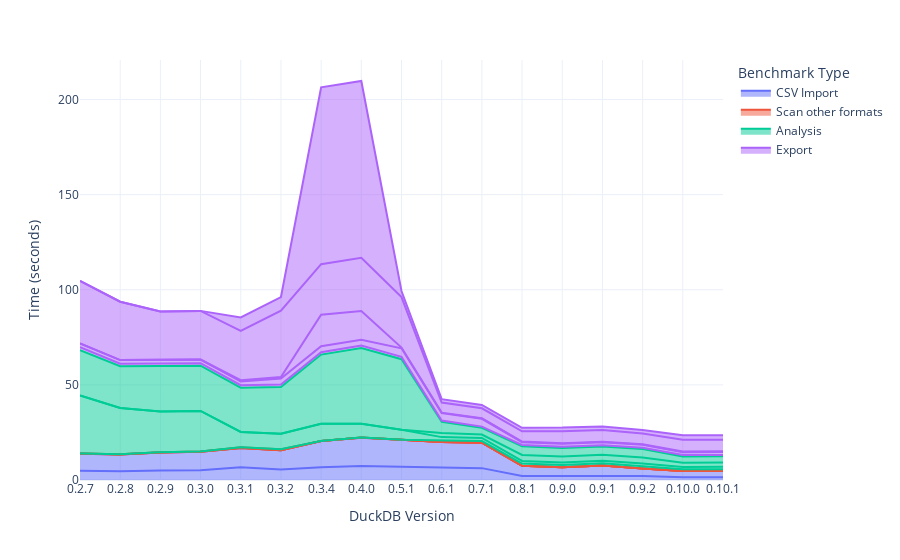

The notebook cell this image was saved under:
### Code cell
fig = px.area(
    results,
    x="DuckDB Version",
    y="Time (seconds)",
    color="Benchmark Type",
    line_group="benchmark",
    category_orders={"Benchmark Type":["CSV Import","Scan other formats","Analysis","Export"]},
    template='plotly_white'
)
print(plotly.io.to_json(fig, pretty=True))
fig.show()

### Figure 1 — Plotly figure (JSON) as saved in the notebook; plotly's stock layout.template omitted (floating-point values rounded to 4 significant figures)
{"data": [{"fillpattern": {"shape": ""}, "hovertemplate": "Benchmark Type=CSV Import<br>benchmark=002 Create table from csv<br>DuckDB Version=%{x}<br>Time (seconds)=%{y}<extra></extra>", "legendgroup": "CSV Import", "line": {"color": "#636efa"}, "marker": {"symbol": "circle"}, "mode": "lines", "name": "CSV Import", "orientation": "v", "showlegend": true, "stackgroup": "1", "type": "scatter", "x": ["0.2.7", "0.2.8", "0.2.9", "0.3.0", "0.3.1", "0.3.2", "0.3.4", "0.4.0", "0.5.1", "0.6.1", "0.7.1", "0.8.1", "0.9.0", "0.9.1", "0.9.2", "0.10.0", "0.10.1"], "xaxis": "x", "y": [4.846, 4.631, 5.04, 5.143, 6.731, 5.485, 6.671, 7.315, 6.929, 6.485, 6.231, 2.12, 2.039, 2.084, 2.04, 1.413, 1.449], "yaxis": "y"}, {"fillpattern": {"shape": ""}, "hovertemplate": "Benchmark Type=CSV Import<br>benchmark=011 Create tables from csvs joins<br>DuckDB Version=%{x}<br>Time (seconds)=%{y}<extra></extra>", "legendgroup": "CSV Import", "line": {"color": "#636efa"}, "marker": {"symbol": "circle"}, "mode": "lines", "name": "CSV Import", "orientation": "v", "showlegend": false, "stackgroup": "1", "type": "scatter", "x": ["0.2.7", "0.2.8", "0.2.9", "0.3.0", "0.3.1", "0.3.2", "0.3.4", "0.4.0", "0.5.1", "0.6.1", "0.7.1", "0.8.1", "0.9.0", "0.9.1", "0.9.2", "0.10.0", "0.10.1"], "xaxis": "x", "y": [9.0, 8.789, 9.445, 9.685, 10.14, 10.17, 13.8, 14.95, 14.21, 13.49, 13.4, 5.317, 4.645, 5.533, 4.029, 3.262, 3.328], "yaxis": "y"}, {"fillpattern": {"shape": ""}, "hovertemplate": "Benchmark Type=Scan other formats<br>benchmark=001 Query pandas<br>DuckDB Version=%{x}<br>Time (seconds)=%{y}<extra></extra>", "legendgroup": "Scan other formats", "line": {"color": "#EF553B"}, "marker": {"symbol": "circle"}, "mode": "lines", "name": "Scan other formats", "orientation": "v", "showlegend": true, "stackgroup": "1", "type": "scatter", "x": ["0.2.7", "0.2.8", "0.2.9", "0.3.0", "0.3.1", "0.3.2", "0.3.4", "0.4.0", "0.5.1", "0.6.1", "0.7.1", "0.8.1", "0.9.0", "0.9.1", "0.9.2", "0.10.0", "0.10.1"], "xaxis": "x", "y": [0.005581, 0.003656, 0.005581, 0.003121, 0.002151, 0.002634, 0.003044, 0.003136, 0.003431, 0.001854, 0.002033, 0.002082, 0.002238, 0.002457, 0.001712, 0.001772, 0.001921], "yaxis": "y"}, {"fillpattern": {"shape": ""}, "hovertemplate": "Benchmark Type=Scan other formats<br>benchmark=006 Scan and aggregate over Pandas df<br>DuckDB Version=%{x}<br>Time (seconds)=%{y}<extra></extra>", "legendgroup": "Scan other formats", "line": {"color": "#EF553B"}, "marker": {"symbol": "circle"}, "mode": "lines", "name": "Scan other formats", "orientation": "v", "showlegend": false, "stackgroup": "1", "type": "scatter", "x": ["0.2.7", "0.2.8", "0.2.9", "0.3.0", "0.3.1", "0.3.2", "0.3.4", "0.4.0", "0.5.1", "0.6.1", "0.7.1", "0.8.1", "0.9.0", "0.9.1", "0.9.2", "0.10.0", "0.10.1"], "xaxis": "x", "y": [0.01223, 0.011, 0.01105, 0.01111, 0.004504, 0.004124, 0.003638, 0.003761, 0.008367, 0.004099, 0.00459, 0.004539, 0.004553, 0.004622, 0.005076, 0.005719, 0.005071], "yaxis": "y"}, {"fillpattern": {"shape": ""}, "hovertemplate": "Benchmark Type=Scan other formats<br>benchmark=008 Scan and aggregate over Parquet file<br>DuckDB Version=%{x}<br>Time (seconds)=%{y}<extra></extra>", "legendgroup": "Scan other formats", "line": {"color": "#EF553B"}, "marker": {"symbol": "circle"}, "mode": "lines", "name": "Scan other formats", "orientation": "v", "showlegend": false, "stackgroup": "1", "type": "scatter", "x": ["0.2.7", "0.2.8", "0.2.9", "0.3.0", "0.3.1", "0.3.2", "0.3.4", "0.4.0", "0.5.1", "0.6.1", "0.7.1", "0.8.1", "0.9.0", "0.9.1", "0.9.2", "0.10.0", "0.10.1"], "xaxis": "x", "y": [0.1027, 0.1004, 0.09167, 0.09103, 0.014, 0.01171, 0.01148, 0.01076, 0.01182, 0.01122, 0.01148, 0.01112, 0.01053, 0.01074, 0.01078, 0.0108, 0.01092], "yaxis": "y"}, {"fillpattern": {"shape": ""}, "hovertemplate": "Benchmark Type=Scan other formats<br>benchmark=010 Scan and aggregate over Arrow df<br>DuckDB Version=%{x}<br>Time (seconds)=%{y}<extra></extra>", "legendgroup": "Scan other formats", "line": {"color": "#EF553B"}, "marker": {"symbol": "circle"}, "mode": "lines", "name": "Scan other formats", "orientation": "v", "showlegend": false, "stackgroup": "1", "type": "scatter", "x": ["0.3.1", "0.3.2", "0.3.4", "0.4.0", "0.5.1", "0.6.1", "0.7.1", "0.8.1", "0.9.0", "0.9.1", "0.9.2", "0.10.0", "0.10.1"], "xaxis": "x", "y": [0.3218, 0.52, 0.003314, 0.003868, 0.003838, 0.004443, 0.004571, 0.004569, 0.003784, 0.003807, 0.003609, 0.005559, 0.003691], "yaxis": "y"}, {"fillpattern": {"shape": ""}, "hovertemplate": "Benchmark Type=Analysis<br>benchmark=003 Convert to Enums<br>DuckDB Version=%{x}<br>Time (seconds)=%{y}<extra></extra>", "legendgroup": "Analysis", "line": {"color": "#00cc96"}, "marker": {"symbol": "circle"}, "mode": "lines", "name": "Analysis", "orientation": "v", "showlegend": true, "stackgroup": "1", "type": "scatter", "x": ["0.6.1", "0.7.1", "0.8.1", "0.9.0", "0.9.1", "0.9.2", "0.10.0", "0.10.1"], "xaxis": "x", "y": [0.857, 0.8083, 1.161, 1.187, 1.177, 1.19, 0.9076, 0.9023], "yaxis": "y"}, {"fillpattern": {"shape": ""}, "hovertemplate": "Benchmark Type=Analysis<br>benchmark=004 Group by queries<br>DuckDB Version=%{x}<br>Time (seconds)=%{y}<extra></extra>", "legendgroup": "Analysis", "line": {"color": "#00cc96"}, "marker": {"symbol": "circle"}, "mode": "lines", "name": "Analysis", "orientation": "v", "showlegend": false, "stackgroup": "1", "type": "scatter", "x": ["0.2.7", "0.2.8", "0.2.9", "0.3.0", "0.3.1", "0.3.2", "0.3.4", "0.4.0", "0.5.1", "0.6.1", "0.7.1", "0.8.1", "0.9.0", "0.9.1", "0.9.2", "0.10.0", "0.10.1"], "xaxis": "x", "y": [30.48, 24.3, 21.44, 21.36, 8.027, 8.092, 9.098, 7.25, 5.286, 1.685, 1.622, 1.388, 1.365, 1.344, 1.337, 1.243, 1.239], "yaxis": "y"}, {"fillpattern": {"shape": ""}, "hovertemplate": "Benchmark Type=Analysis<br>benchmark=012 Convert to Enums for joins<br>DuckDB Version=%{x}<br>Time (seconds)=%{y}<extra></extra>", "legendgroup": "Analysis", "line": {"color": "#00cc96"}, "marker": {"symbol": "circle"}, "mode": "lines", "name": "Analysis", "orientation": "v", "showlegend": false, "stackgroup": "1", "type": "scatter", "x": ["0.6.1", "0.7.1", "0.8.1", "0.9.0", "0.9.1", "0.9.2", "0.10.0", "0.10.1"], "xaxis": "x", "y": [2.168, 1.805, 3.143, 3.157, 3.066, 3.261, 2.209, 2.194], "yaxis": "y"}, {"fillpattern": {"shape": ""}, "hovertemplate": "Benchmark Type=Analysis<br>benchmark=013 Join queries<br>DuckDB Version=%{x}<br>Time (seconds)=%{y}<extra></extra>", "legendgroup": "Analysis", "line": {"color": "#00cc96"}, "marker": {"symbol": "circle"}, "mode": "lines", "name": "Analysis", "orientation": "v", "showlegend": false, "stackgroup": "1", "type": "scatter", "x": ["0.2.7", "0.2.8", "0.2.9", "0.3.0", "0.3.1", "0.3.2", "0.3.4", "0.4.0", "0.5.1", "0.6.1", "0.7.1", "0.8.1", "0.9.0", "0.9.1", "0.9.2", "0.10.0", "0.10.1"], "xaxis": "x", "y": [23.82, 21.94, 23.94, 23.81, 23.27, 24.61, 36.33, 39.88, 37.03, 5.9, 3.516, 4.55, 4.416, 4.383, 4.435, 3.331, 3.317], "yaxis": "y"}, {"fillpattern": {"shape": ""}, "hovertemplate": "Benchmark Type=Export<br>benchmark=005 Export group by results to Pandas<br>DuckDB Version=%{x}<br>Time (seconds)=%{y}<extra></extra>", "legendgroup": "Export", "line": {"color": "#ab63fa"}, "marker": {"symbol": "circle"}, "mode": "lines", "name": "Export", "orientation": "v", "showlegend": true, "stackgroup": "1", "type": "scatter", "x": ["0.2.7", "0.2.8", "0.2.9", "0.3.0", "0.3.1", "0.3.2", "0.3.4", "0.4.0", "0.5.1", "0.6.1", "0.7.1", "0.8.1", "0.9.0", "0.9.1", "0.9.2", "0.10.0", "0.10.1"], "xaxis": "x", "y": [1.585, 1.396, 1.263, 1.272, 1.297, 1.297, 1.244, 1.23, 1.238, 0.655, 0.6473, 0.6766, 0.673, 0.6745, 0.6795, 0.7448, 0.7511], "yaxis": "y"}, {"fillpattern": {"shape": ""}, "hovertemplate": "Benchmark Type=Export<br>benchmark=007 Export group by results to Parquet<br>DuckDB Version=%{x}<br>Time (seconds)=%{y}<extra></extra>", "legendgroup": "Export", "line": {"color": "#ab63fa"}, "marker": {"symbol": "circle"}, "mode": "lines", "name": "Export", "orientation": "v", "showlegend": false, "stackgroup": "1", "type": "scatter", "x": ["0.2.7", "0.2.8", "0.2.9", "0.3.0", "0.3.1", "0.3.2", "0.3.4", "0.4.0", "0.5.1", "0.6.1", "0.7.1", "0.8.1", "0.9.0", "0.9.1", "0.9.2", "0.10.0", "0.10.1"], "xaxis": "x", "y": [1.894, 1.876, 1.932, 1.916, 1.926, 3.197, 3.107, 3.097, 4.483, 3.869, 4.13, 1.522, 1.517, 1.53, 1.539, 1.513, 1.491], "yaxis": "y"}, {"fillpattern": {"shape": ""}, "hovertemplate": "Benchmark Type=Export<br>benchmark=009 Export group by results to Arrow<br>DuckDB Version=%{x}<br>Time (seconds)=%{y}<extra></extra>", "legendgroup": "Export", "line": {"color": "#ab63fa"}, "marker": {"symbol": "circle"}, "mode": "lines", "name": "Export", "orientation": "v", "showlegend": false, "stackgroup": "1", "type": "scatter", "x": ["0.3.1", "0.3.2", "0.3.4", "0.4.0", "0.5.1", "0.6.1", "0.7.1", "0.8.1", "0.9.0", "0.9.1", "0.9.2", "0.10.0", "0.10.1"], "xaxis": "x", "y": [0.7143, 0.6955, 16.58, 15.08, 0.3897, 0.2848, 0.2906, 0.3066, 0.3037, 0.3105, 0.3063, 0.3728, 0.3744], "yaxis": "y"}, {"fillpattern": {"shape": ""}, "hovertemplate": "Benchmark Type=Export<br>benchmark=014 Export join results to Pandas<br>DuckDB Version=%{x}<br>Time (seconds)=%{y}<extra></extra>", "legendgroup": "Export", "line": {"color": "#ab63fa"}, "marker": {"symbol": "circle"}, "mode": "lines", "name": "Export", "orientation": "v", "showlegend": false, "stackgroup": "1", "type": "scatter", "x": ["0.2.7", "0.2.8", "0.2.9", "0.3.0", "0.3.1", "0.3.2", "0.3.4", "0.4.0", "0.5.1", "0.6.1", "0.7.1", "0.8.1", "0.9.0", "0.9.1", "0.9.2", "0.10.0", "0.10.1"], "xaxis": "x", "y": [32.9, 30.64, 25.36, 25.6, 25.94, 34.93, 26.59, 27.94, 26.53, 5.275, 5.2, 5.37, 6.316, 6.145, 5.579, 6.085, 6.15], "yaxis": "y"}, {"fillpattern": {"shape": ""}, "hovertemplate": "Benchmark Type=Export<br>benchmark=015 Export join results to Arrow<br>DuckDB Version=%{x}<br>Time (seconds)=%{y}<extra></extra>", "legendgroup": "Export", "line": {"color": "#ab63fa"}, "marker": {"symbol": "circle"}, "mode": "lines", "name": "Export", "orientation": "v", "showlegend": false, "stackgroup": "1", "type": "scatter", "x": ["0.3.1", "0.3.2", "0.3.4", "0.4.0", "0.5.1", "0.6.1", "0.7.1", "0.8.1", "0.9.0", "0.9.1", "0.9.2", "0.10.0", "0.10.1"], "xaxis": "x", "y": [7.047, 7.147, 92.95, 92.94, 3.225, 1.786, 1.779, 1.848, 1.892, 1.885, 1.851, 2.36, 2.319], "yaxis": "y"}], "layout": {"legend": {"title": {"text": "Benchmark Type"}, "tracegroupgap": 0}, "margin": {"t": 60}, "xaxis": {"anchor": "y", "domain": [0, 1], "title": {"text": "DuckDB Version"}}, "yaxis": {"anchor": "x", "domain": [0, 1], "title": {"text": "Time (seconds)"}}}}
